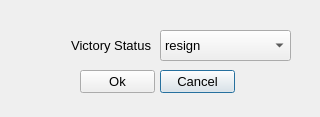
<?xml version="1.0" encoding="UTF-8"?>
<ui version="4.0">
 <class>FilterDialog</class>
 <widget class="QDialog" name="FilterDialog">
  <property name="geometry">
   <rect>
    <x>0</x>
    <y>0</y>
    <width>320</width>
    <height>117</height>
   </rect>
  </property>
  <property name="windowTitle">
   <string>Dialog</string>
  </property>
  <widget class="QComboBox" name="comboBoxVictoryStatus">
   <property name="geometry">
    <rect>
     <x>160</x>
     <y>30</y>
     <width>131</width>
     <height>31</height>
    </rect>
   </property>
   <property name="font">
    <font>
     <pointsize>10</pointsize>
    </font>
   </property>
   <item>
    <property name="text">
     <string>resign</string>
    </property>
   </item>
   <item>
    <property name="text">
     <string>outoftime</string>
    </property>
   </item>
   <item>
    <property name="text">
     <string>mate</string>
    </property>
   </item>
   <item>
    <property name="text">
     <string>draw</string>
    </property>
   </item>
  </widget>
  <widget class="QPushButton" name="pushButtonCancel">
   <property name="geometry">
    <rect>
     <x>160</x>
     <y>70</y>
     <width>75</width>
     <height>23</height>
    </rect>
   </property>
   <property name="font">
    <font>
     <pointsize>10</pointsize>
    </font>
   </property>
   <property name="text">
    <string>Cancel</string>
   </property>
  </widget>
  <widget class="QLabel" name="label_3">
   <property name="geometry">
    <rect>
     <x>30</x>
     <y>30</y>
     <width>121</width>
     <height>31</height>
    </rect>
   </property>
   <property name="font">
    <font>
     <pointsize>10</pointsize>
    </font>
   </property>
   <property name="text">
    <string>Victory Status</string>
   </property>
   <property name="alignment">
    <set>Qt::AlignRight|Qt::AlignTrailing|Qt::AlignVCenter</set>
   </property>
  </widget>
  <widget class="QPushButton" name="pushButtonOk">
   <property name="geometry">
    <rect>
     <x>80</x>
     <y>70</y>
     <width>75</width>
     <height>23</height>
    </rect>
   </property>
   <property name="font">
    <font>
     <pointsize>10</pointsize>
    </font>
   </property>
   <property name="text">
    <string>Ok</string>
   </property>
  </widget>
 </widget>
 <resources/>
 <connections/>
</ui>
